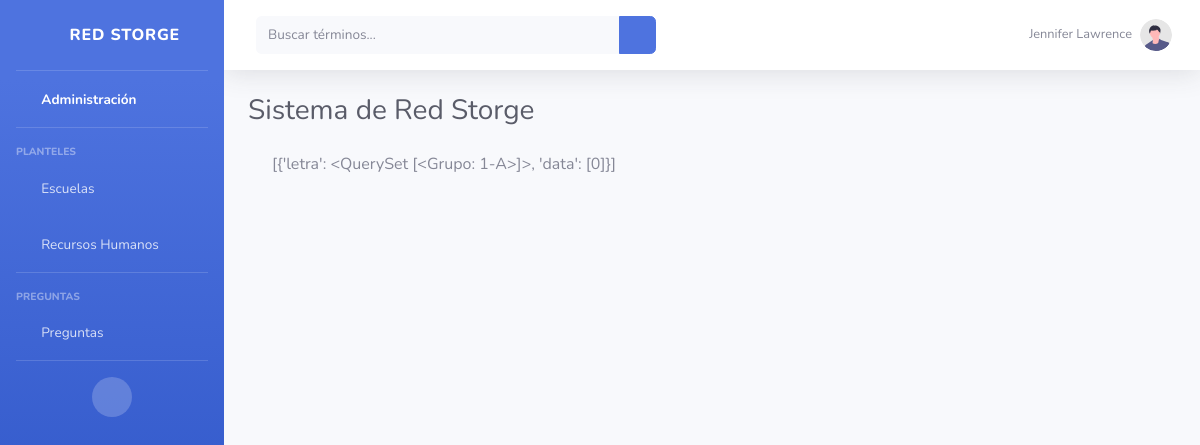
The app's page / (signed in), older data.
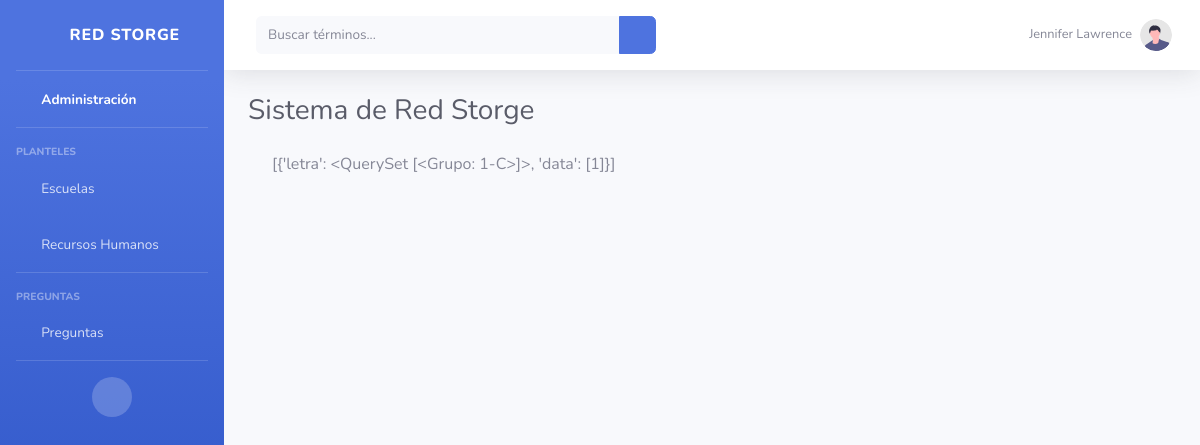
The same page, newer data.
### escuelas/models.py (models this page shows)
class Grupo(models.Model):
    id_grupo = models.IntegerField(primary_key=True)
    grado = models.IntegerField()
    letra = models.CharField(max_length=1)
    id_palntel = models.ForeignKey("escuelas.Plantel", \
        verbose_name="plantel", on_delete=models.CASCADE)
    def __str__(self):
        return f"{self.grado}-{self.letra}"

### Preguntas/views.py (the view)
# urls.py: path('', Home.as_view(), name='home'),
class Home(LoginRequiredMixin,TemplateView):
    estudiantes_grupo = Estudiante.objects.all().values('grupo').annotate(cuantos=Count('grupo'))
    grupos = Grupo.objects.all()
    datos = []
    for grupo in grupos:
        cuantos = 0
        for eg in estudiantes_grupo:
            if eg['grupo'] == grupo.id_grupo:
                cuantos = eg['cuantos']
                break
        datos.append({'letra': grupos, 'data': [cuantos]})
    extra_context = {'datos': datos}
    template_name = 'home.html'
    login_url ='login'

### Preguntas/templates/home.html (shortened to what this page needs)
{% extends 'base.html' %}
{% block contenido %}
    {{datos}}
{% endblock contenido %}

Row changes from the older to the newer data that the page shows:
removed Grupo: grado+letra "[{'letra': <QuerySet [<Grupo: 1-A>]>, 'data': [0]}]"
added Grupo: grado+letra "[{'letra': <QuerySet [<Grupo: 1-C>]>, 'data': [1]}]"
